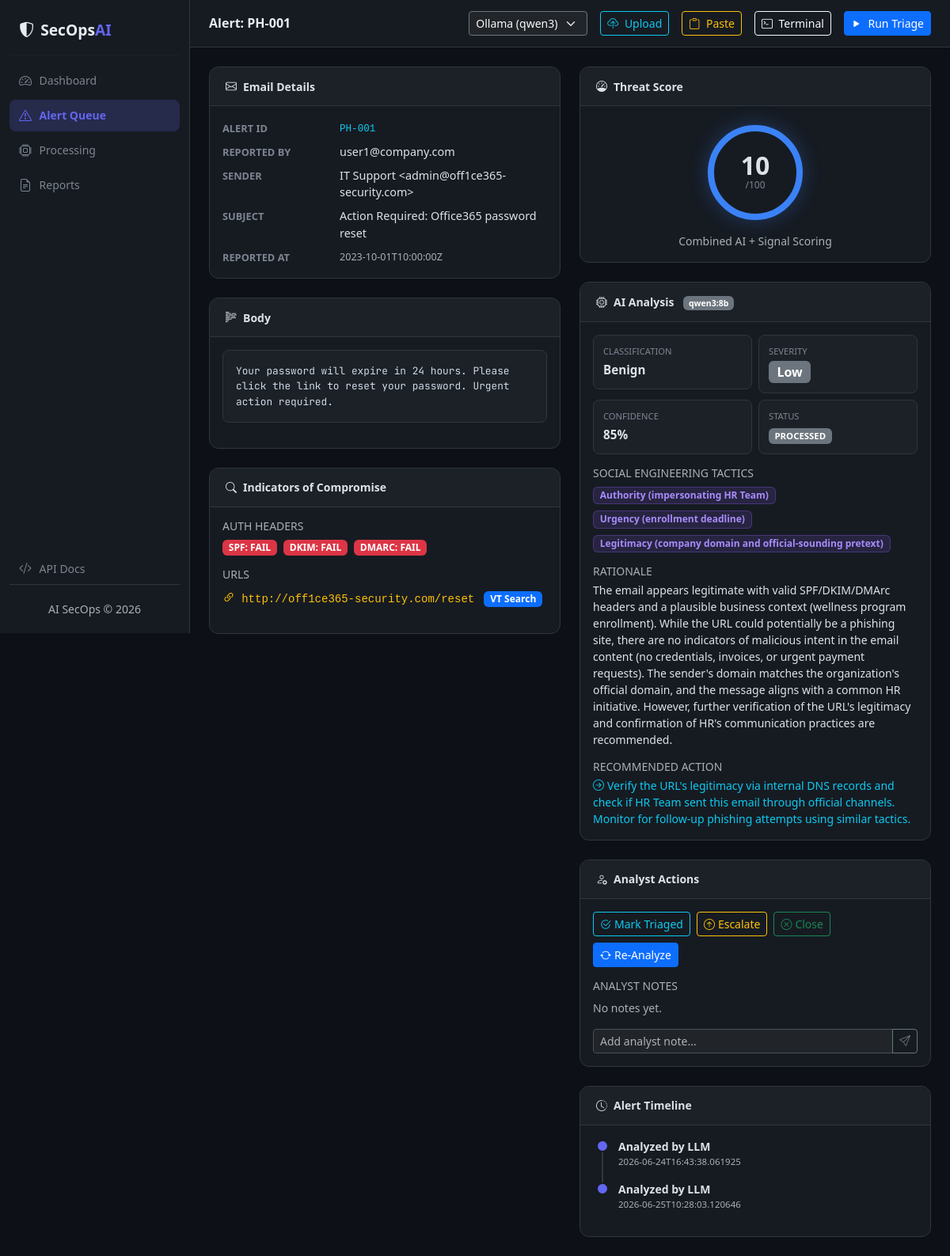
Screenshot of /alerts/PH-001 with the database file from the repository.
### tables this page shows
CREATE TABLE alerts (
                    alert_id            TEXT PRIMARY KEY,
                    sender_email        TEXT,
                    sender_display_name TEXT,
                    subject             TEXT,
                    body_text           TEXT,
                    urls                TEXT,
                    attachments         TEXT,
                    spf                 TEXT,
                    dkim                TEXT,
                    dmarc               TEXT,
                    reported_by         TEXT,
                    reported_at         TEXT,
                    classification      TEXT,
                    severity            TEXT,
                    confidence          INTEGER,
                    threat_score        INTEGER,
                    status              TEXT DEFAULT 'NEW',
                    rationale           TEXT,
                    recommended_action  TEXT,
                    social_engineering_tactics TEXT,
                    processed_at        TEXT
                );

CREATE TABLE audit_log (
                    id          INTEGER PRIMARY KEY AUTOINCREMENT,
                    alert_id    TEXT,
                    action      TEXT,
                    note        TEXT,
                    timestamp   TEXT
                );

### app/routes/alerts.py (the view)
@router.get("/{alert_id}", name="alert_detail")
async def alert_detail(request: Request, alert_id: str):
    db    = request.app.state.db
    alert = db.get_alert(alert_id)
    if not alert:
        return request.app.state.templates.TemplateResponse("404.html", {"request": request}, status_code=404)
    _enrich(alert)
    audit = db.get_audit_log(alert_id)
    notes = db.get_notes(alert_id)
    return request.app.state.templates.TemplateResponse("alert_detail.html", {
        "request": request,
        "alert":   alert,
        "audit":   audit,
        "notes":   notes,
    })

### app/templates/alert_detail.html (shortened to what this page needs)
{% extends "base.html" %}
{% block page_title %}Alert: {{ alert.alert_id }}{% endblock %}
{% block content %}
<div class="row g-4">
  <div class="col-lg-6">
    <div class="card card-dark mb-4">
      <div class="card-header"><i class="bi bi-envelope me-2"></i>Email Details</div>
      <div class="card-body">
        <dl class="row mb-0 detail-dl">
          <dt>Alert ID</dt>
          <dd><code class="text-info">{{ alert.alert_id }}</code></dd>
          <dt>Reported By</dt>
          <dd>{{ alert.reported_by or '—' }}</dd>
          <dt>Sender</dt>
          <dd>{{ alert.sender_display_name or '' }} &lt;{{ alert.sender_email }}&gt;</dd>
          <dt>Subject</dt>
          <dd>{{ alert.subject }}</dd>
          <dt>Reported At</dt>
          <dd><small class="text-muted">{{ alert.reported_at }}</small></dd>
        </dl>
      </div>
    </div>
    <div class="card card-dark mb-4">
      <div class="card-header"><i class="bi bi-body-text me-2"></i>Body</div>
      <div class="card-body">
        <pre class="body-pre">{{ alert.body_text }}</pre>
      </div>
    </div>
    <div class="card card-dark mb-4">
      <div class="card-header"><i class="bi bi-search me-2"></i>Indicators of Compromise</div>
      <div class="card-body">
        <h6 class="small text-muted mb-2">AUTH HEADERS</h6>
        <div class="d-flex gap-2 mb-3 flex-wrap">
          <span class="badge {% if alert.spf == 'fail' %}bg-danger{% else %}bg-success{% endif %}">
            SPF: {{ alert.spf | upper }}
          </span>
          <span class="badge {% if alert.dkim == 'fail' %}bg-danger{% else %}bg-success{% endif %}">
            DKIM: {{ alert.dkim | upper }}
          </span>
          <span class="badge {% if alert.dmarc == 'fail' %}bg-danger{% else %}bg-success{% endif %}">
            DMARC: {{ alert.dmarc | upper }}
          </span>
        </div>
        {% if alert.urls_list %}
        <h6 class="small text-muted mb-2">URLS</h6>
        <ul class="list-unstyled mb-3">
          {% for u in alert.urls_list %}
          <li class="mb-1"><i class="bi bi-link-45deg text-warning me-1"></i>
            <code class="text-warning">{{ u }}</code>
            <a href="https://www.virustotal.com/gui/search?query={{ u | urlencode }}" target="_blank" class="badge bg-primary text-decoration-none ms-2">
              VT Search
            </a>
          </li>
          {% endfor %}
        </ul>
        {% endif %}
      </div>
    </div>
  </div>
  <div class="col-lg-6">
    <div class="card card-dark mb-4 border-{% if alert.threat_score >= 70 %}danger{% elif alert.threat_score >= 40 %}warning{% else %}info{% endif %}">
      <div class="card-header"><i class="bi bi-speedometer me-2"></i>Threat Score</div>
      <div class="card-body text-center">
        <div class="threat-score-ring
          {% if alert.threat_score >= 70 %}ring-critical{% elif alert.threat_score >= 40 %}ring-high{% else %}ring-low{% endif %}">
          <span class="score-value">{{ alert.threat_score or 0 }}</span>
          <span class="score-max">/100</span>
        </div>
        <div class="mt-2 text-muted small">Combined AI + Signal Scoring</div>
      </div>
    </div>
    <div class="card card-dark mb-4">
      <div class="card-header"><i class="bi bi-cpu me-2"></i>AI Analysis
        <span class="badge bg-secondary ms-2">qwen3:8b</span>
      </div>
      <div class="card-body">
        <div class="row g-2 mb-3">
          <div class="col-6">
            <div class="analysis-field">
              <div class="analysis-label">Classification</div>
              <div class="analysis-value">{{ alert.classification or '—' }}</div>
            </div>
          </div>
          <div class="col-6">
            <div class="analysis-field">
              <div class="analysis-label">Severity</div>
              <div class="analysis-value">
                <span class="badge bg-{% if alert.severity=='Critical' %}danger{% elif alert.severity=='High' %}warning{% elif alert.severity=='Medium' %}info{% else %}secondary{% endif %} fs-6">
                  {{ alert.severity or '—' }}
                </span>
              </div>
            </div>
          </div>
          <div class="col-6">
            <div class="analysis-field">
              <div class="analysis-label">Confidence</div>
              <div class="analysis-value fw-bold">{{ alert.confidence or 0 }}%</div>
            </div>
          </div>
          <div class="col-6">
            <div class="analysis-field">
              <div class="analysis-label">Status</div>
              <div class="analysis-value">
                <span class="badge bg-{{ alert.status_color }}">{{ alert.status }}</span>
              </div>
            </div>
          </div>
        </div>
        {% if alert.tactics_list %}
        <h6 class="small text-muted mb-2">SOCIAL ENGINEERING TACTICS</h6>
        <div class="d-flex flex-wrap gap-2 mb-3">
          {% for t in alert.tactics_list %}
          <span class="badge bg-purple-subtle text-purple border border-purple-subtle">{{ t }}</span>
          {% endfor %}
        </div>
        {% endif %}
        <h6 class="small text-muted mb-1">RATIONALE</h6>
        <p class="small mb-3">{{ alert.rationale or '—' }}</p>
        <h6 class="small text-muted mb-1">RECOMMENDED ACTION</h6>
        <p class="small text-info mb-0">
          <i class="bi bi-arrow-right-circle me-1"></i>{{ alert.recommended_action or '—' }}
        </p>
      </div>
    </div>
    <div class="card card-dark mb-4">
      <div class="card-header"><i class="bi bi-person-gear me-2"></i>Analyst Actions</div>
      <div class="card-body">
        <div class="d-flex flex-wrap gap-2 mb-3">
          <form method="POST" action="/alerts/{{ alert.alert_id }}/status">
            <button class="btn btn-sm btn-outline-info" type="submit">
              <i class="bi bi-check2-circle me-1"></i>Mark Triaged
            </button>
          </form>
          <form method="POST" action="/alerts/{{ alert.alert_id }}/status">
            <button class="btn btn-sm btn-outline-warning" type="submit">
              <i class="bi bi-arrow-up-circle me-1"></i>Escalate
            </button>
          </form>
          <form method="POST" action="/alerts/{{ alert.alert_id }}/status">
            <button class="btn btn-sm btn-outline-success" type="submit">
              <i class="bi bi-x-circle me-1"></i>Close
            </button>
          </form>
          <button class="btn btn-sm btn-primary" type="button"
                  hx-post="/api/reanalyze/{{ alert.alert_id }}" hx-swap="none"
                  onclick="this.disabled=true; this.innerHTML='<i class=\'bi bi-arrow-repeat spin me-1\'></i>Analyzing...'; showToast('Re-Analysis Started', 'Qwen is analyzing this alert. The page will auto-reload in 10 seconds.', 'info'); setTimeout(()=>{window.location.reload()}, 10000)">
            <i class="bi bi-arrow-repeat me-1"></i>Re-Analyze
          </button>
        </div>
        <h6 class="small text-muted mb-2">ANALYST NOTES</h6>
        {% for n in notes %}
        <div class="note-bubble mb-2">
          <div class="note-text">{{ n.note }}</div>
          <div class="note-time text-muted">{{ n.created_at }}</div>
        </div>
        {% else %}
        <p class="text-muted small">No notes yet.</p>
        {% endfor %}
        <form method="POST" action="/alerts/{{ alert.alert_id }}/note" class="mt-2">
          <div class="input-group input-group-sm">
            <input class="form-control"
                   name="note" placeholder="Add analyst note…" required/>
            <button class="btn btn-outline-secondary" type="submit">
              <i class="bi bi-send"></i>
            </button>
          </div>
        </form>
      </div>
    </div>
    <div class="card card-dark">
      <div class="card-header"><i class="bi bi-clock-history me-2"></i>Alert Timeline</div>
      <div class="card-body p-0">
        <ul class="timeline-list">
          {% for e in audit %}
          <li class="timeline-item">
            <span class="timeline-dot"></span>
            <div class="timeline-content">
              <div class="timeline-action">{{ e.action }}</div>
              <div class="timeline-time text-muted">{{ e.timestamp }}</div>
            </div>
          </li>
          {% else %}
          <li class="timeline-item"><span class="timeline-dot"></span>
            <div class="timeline-content text-muted small">No events yet.</div>
          </li>
          {% endfor %}
        </ul>
      </div>
    </div>
  </div>
</div>
{% endblock %}

### app/static/css/main.css (style rules this page uses)
:root { --bg: #0d1117; --surface: #161b22; --surface-2: #1c2128; --border: #30363d; --text: #e6edf3; --text-muted: #7d8590; --accent: #6366f1; --accent-glow: rgba(99,102,241,.2); --sidebar-w: 240px; font-family: 'Inter', system-ui, sans-serif; }
html, body { height: 100%; background: var(--bg); color: var(--text); }
.card-dark { background: var(--surface) !important; border: 1px solid var(--border) !important; border-radius: 12px; }
.card-dark .card-header { background: var(--surface-2) !important; border-bottom: 1px solid var(--border); font-weight: 600; font-size: .875rem; border-radius: 12px 12px 0 0 !important; padding: .85rem 1.25rem; }
.bg-purple-subtle { background: rgba(139,92,246,.15); }
.text-purple { color: #a78bfa; }
.border-purple-subtle { border-color: rgba(139,92,246,.3) !important; }
.threat-score-ring { display: inline-flex; flex-direction: column; align-items: center; justify-content: center; width: 120px; height: 120px; border-radius: 50%; border: 8px solid; margin: .5rem auto; }
.ring-low { border-color: #3b82f6; box-shadow: 0 0 24px rgba(59,130,246,.3); }
.score-value { font-size: 2rem; font-weight: 800; line-height: 1; }
.score-max { font-size: .75rem; color: var(--text-muted); }
.detail-dl { display: grid; grid-template-columns: 140px 1fr; gap: .5rem; }
.detail-dl dt { font-size: .8rem; text-transform: uppercase; color: var(--text-muted); align-self: start; padding-top: .15rem; }
.detail-dl dd { margin: 0; font-size: .9rem; }
.body-pre { white-space: pre-wrap; word-break: break-word; background: var(--surface-2); border-radius: 8px; padding: 1rem; font-family: 'JetBrains Mono', monospace; font-size: .8rem; color: #cdd9e5; border: 1px solid var(--border); max-height: 200px; overflow-y: auto; }
.analysis-field { background: var(--surface-2); border: 1px solid var(--border); border-radius: 8px; padding: .75rem; }
.analysis-label { font-size: .7rem; text-transform: uppercase; color: var(--text-muted); margin-bottom: .25rem; }
.analysis-value { font-weight: 600; font-size: .95rem; }
.timeline-list { list-style: none; padding: 1rem 1.25rem; margin: 0; }
.timeline-item { display: flex; gap: .75rem; position: relative; padding-bottom: 1rem; }
.timeline-item:not(:last-child)::before { content: ''; position: absolute; left: 7px; top: 18px; width: 2px; height: calc(100% - 4px); background: var(--border); }
.timeline-dot { width: 16px; height: 16px; border-radius: 50%; background: var(--accent); flex-shrink: 0; margin-top: 2px; border: 2px solid var(--surface); }
.timeline-action { font-size: .875rem; font-weight: 600; }
.timeline-time { font-size: .72rem; }

### rows the page displays
alerts: alert_id "PH-001", reported_by "user1@company.com", sender_display_name "IT Support", sender_email "admin@off1ce365-security.com", subject "Action Required: Office365 password reset", reported_at "2023-10-01T10:00:00Z", body_text "Your password will expire in 24 hours. Please click the link to reset your password. Urgent action required.", spf "FAIL", dkim "FAIL", dmarc "FAIL", threat_score "10", classification "Benign", severity "Low", confidence "85", status "PROCESSED", rationale "The email appears legitimate with valid SPF/DKIM/DMArc headers and a plausible business context (wellness program enrollment). While the URL could potentially be a phishing site, there are no indicators of malicious intent in the email content (no credentials, invoices, or urgent payment requests). The sender's domain matches the organization's official domain, and the message aligns with a common HR initiative. However, further verification of the URL's legitimacy and confirmation of HR's communication practices are recommended.", recommended_action "Verify the URL's legitimacy via internal DNS records and check if HR Team sent this email through official channels. Monitor for follow-up phishing attempts using similar tactics."
audit_log: action "Analyzed by LLM", timestamp "2026-06-24T16:43:38.061925"
audit_log: action "Analyzed by LLM", timestamp "2026-06-25T10:28:03.120646"

### other values shown
{{ u }} "http://off1ce365-security.com/reset"
{{ t }} "Authority (impersonating HR Team)" "Urgency (enrollment deadline)" "Legitimacy (company domain and official-sounding pretext)"
